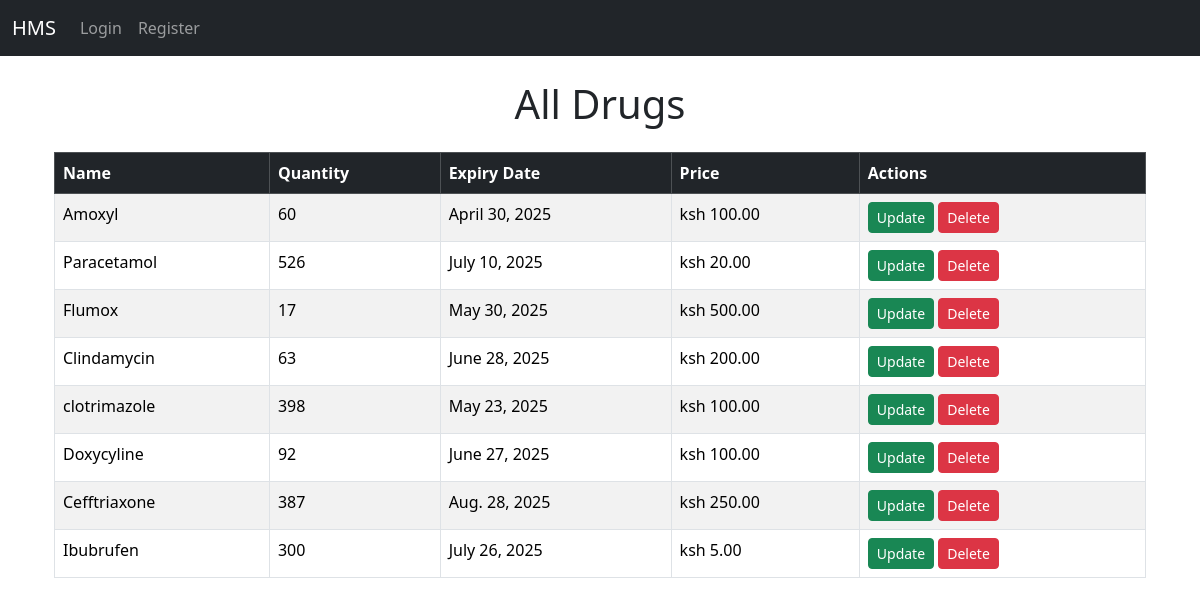
The app's page /drugs/drugs/ with its own data.
### drugs/models.py (models this page shows, shortened)
class Drug(models.Model):
    name = models.CharField(max_length=100)
    quantity = models.IntegerField()
    expiry_date = models.DateField()
    price = models.DecimalField(max_digits=10, decimal_places=2)

### drugs/views.py (the view)
# urls.py: path('drugs/', views.all_drugs, name='all_drugs'),
def all_drugs(request):
    drugs = Drug.objects.all()
    return render(request, 'drugs/home.html', {'drugs': drugs})

### templates/drugs/home.html (shortened to what this page needs)
{% extends 'base.html' %}
{% block content %}
<h1 class="text-center mb-4">All Drugs</h1>
<div class="container">
    <div class="table-responsive">
        <table class="table table-bordered table-striped">
            <thead class="table-dark">
                <tr>
                    <th>Name</th>
                    <th>Quantity</th>
                    <th>Expiry Date</th>
                    <th>Price</th>
                    <th>Actions</th>
                </tr>
            </thead>
            <tbody>
                {% for drug in drugs %}
                <tr>
                    <td>{{ drug.name }}</td>
                    <td>{{ drug.quantity }}</td>
                    <td>{{ drug.expiry_date }}</td>
                    <td>ksh {{ drug.price }}</td>
                    <td>
                        <a href="{% url 'drug_update' drug.id %}" class="btn btn-success btn-sm">Update</a>
                        <a href="{% url 'drug_delete' drug.id %}" class="btn btn-danger btn-sm">Delete</a>
                    </td>
                </tr>
                {% empty %}
                <tr>
                    <td colspan="5" class="text-center">No drugs available.</td>
                </tr>
                {% endfor %}
            </tbody>
        </table>
    </div>
</div>
{% endblock %}

### records on screen
Drug: name "Amoxyl", quantity "60", expiry_date "April 30, 2025", price "100.00"
Drug: name "Paracetamol", quantity "526", expiry_date "July 10, 2025", price "20.00"
Drug: name "Flumox", quantity "17", expiry_date "May 30, 2025", price "500.00"
Drug: name "Clindamycin", quantity "63", expiry_date "June 28, 2025", price "200.00"
Drug: name "clotrimazole", quantity "398", expiry_date "May 23, 2025", price "100.00"
Drug: name "Doxycyline", quantity "92", expiry_date "June 27, 2025", price "100.00"
Drug: name "Cefftriaxone", quantity "387", expiry_date "Aug. 28, 2025", price "250.00"
Drug: name "Ibubrufen", quantity "300", expiry_date "July 26, 2025", price "5.00"
